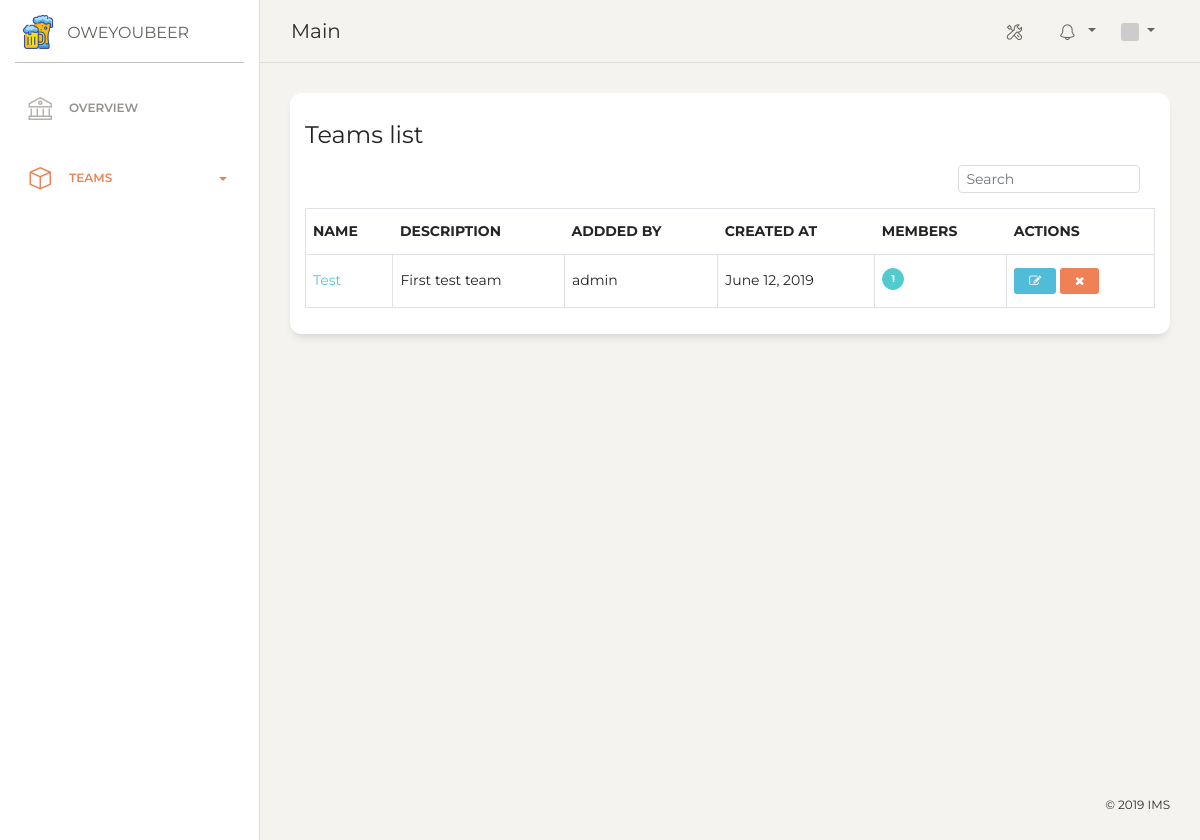
Screenshot of /teams (signed in) with the database file from the repository.
### core/models.py (models this page shows, shortened)
class Team(models.Model):
    name = models.CharField(max_length=128)
    description = models.CharField(max_length=50, null=True)
    created_at = models.DateTimeField(auto_now_add=True)
    updated_at = models.DateTimeField(auto_now=True)
    added_by = models.ForeignKey(Account, on_delete=models.CASCADE, related_name='link_to_the_person_created')
    members = models.ManyToManyField(Account)
    def get_absolute_url(self):
        return reverse("ui:teamdetail", kwargs={"id": self.id})

### account/models.py (models this page shows, shortened)
class Account(AbstractUser):
    class Meta:
        db_table = 'accounts'
    email = models.EmailField(unique=True)
    username = models.CharField(max_length=40, unique=True)
    first_name = models.CharField(max_length=40, blank=True)
    last_name = models.CharField(max_length=40, blank=True)
    avatar_hash = models.CharField(max_length=140, blank=True)
    is_superuser = models.BooleanField(default=False)
    is_active = models.BooleanField(default=True)
    objects = AccountManager()
    USERNAME_FIELD = 'username'
    REQUIRED_FIELDS = ['email']
    def gravatar(self, size=100, default='identicon', rating='g'):
        url = 'https://secure.gravatar.com/avatar'
        hash = self.avatar_hash or self.gravatar_hash()
        return '{url}/{hash}?s={size}&d={default}&r={rating}'.format(
            url=url, hash=hash, size=size, default=default, rating=rating)

### core/views.py (the view)
# urls.py: url(r'^teams$', view=TeamList.as_view(), name='teams'),
class TeamList(ListView):
    model = Team
    template_name = 'team/list.html'
    paginate_by = 2
    context_object_name = 'teams'
    def get(self, request, *args, **kwagrs):
        team = request.GET.get('team')
        self.object_list = self.get_queryset().order_by('id')
        if team:
            self.object_list = self.object_list.filter(team_id=team)
        context = self.get_context_data()
        return self.render_to_response(context)

### templates/team/list.html (shortened to what this page needs)
{% extends 'layout.html' %}
{% block body %}
<div class="content">
  <div class="row">
    <div class="col-md-12">
      <div class="card">
        <div class="card-header">
          <h4 class="card-title">Teams list</h4>
          <div class="float-right col-md-3">
            <span class="bmd-form-group bmd-form-group-sm is-filled">
              <input type="text" id="userInput" onkeyup="searchHost()" class="form-control form-control-sm" placeholder="Search">
            </span>
          </div>
        </div>
        <div class="card-body">
          <table id="hostTable" class="table table-hover table-bordered" cellspacing="0" width="100%">
          <thead>
            <tr>
              <th>Name</th>
              <th>Description</th>
              <th>Addded By</th>
              <th>Created At</th>
              <th>Members</th>
              <th class="disabled-sorting">Actions</th>
            </tr>
          </thead>
          <tbody>
            {% for team in teams %}
            <tr>
              <td><a href="{{ team.get_absolute_url }}">{{ team.name }}</a></td>
              <td>{{ team.description }}</td>
              <td>{{ team.added_by.username }}</td>
              <td>{{ team.created_at|date }}</td>
              <td><a href="{% url 'ui:members' %}?team={{ team.id }}"><span class="badge badge-pill badge-primary">{{ team.members.count }}</span></a></td>
              <td>
                <a href="{% url 'ui:teamedit' team.id %}" class="btn btn-info btn-sm" rel="tooltip" title="" data-original-title="Edit"><i class="fa fa-edit"></i></a>
                <button type="button" data-toggle="modal" data-target="#deleteModal" class="btn btn-danger btn-sm remove" rel="tooltip" title="" data-original-title="Delete"><i class="fa fa-times"></i></button>
              </td>
            </tr>
            {% empty %}
            <p>No hosts found</p>
            {% endfor %}
          </tbody>
          </table>
        </div>
      </div>
    </div>
  </div>
</div>
{% endblock %}

### rows the page displays
Team: name "Test", description "First test team", added_by.username "admin", created_at "June 12, 2019", members.count "1"
